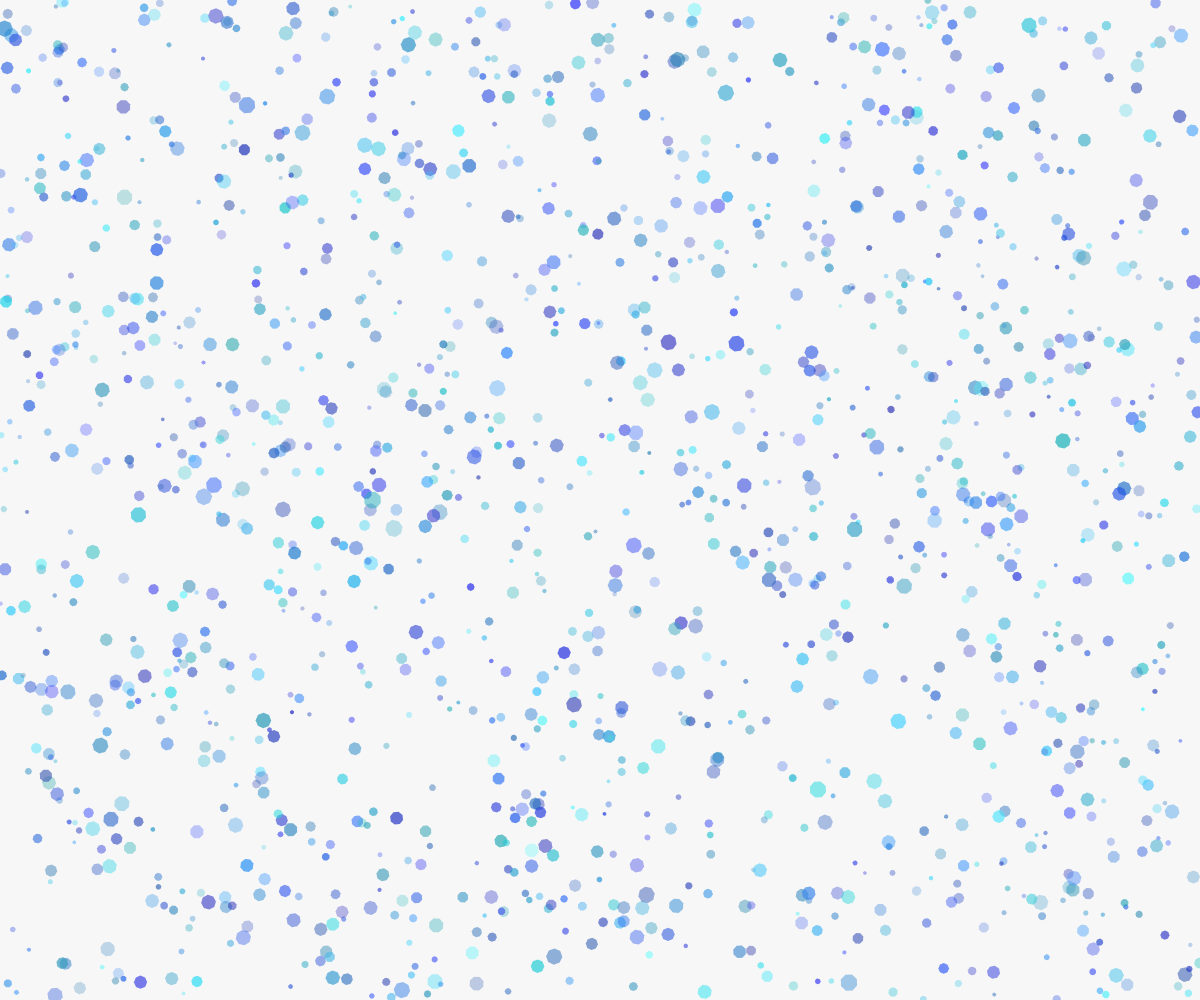
Frame 1 (no input)
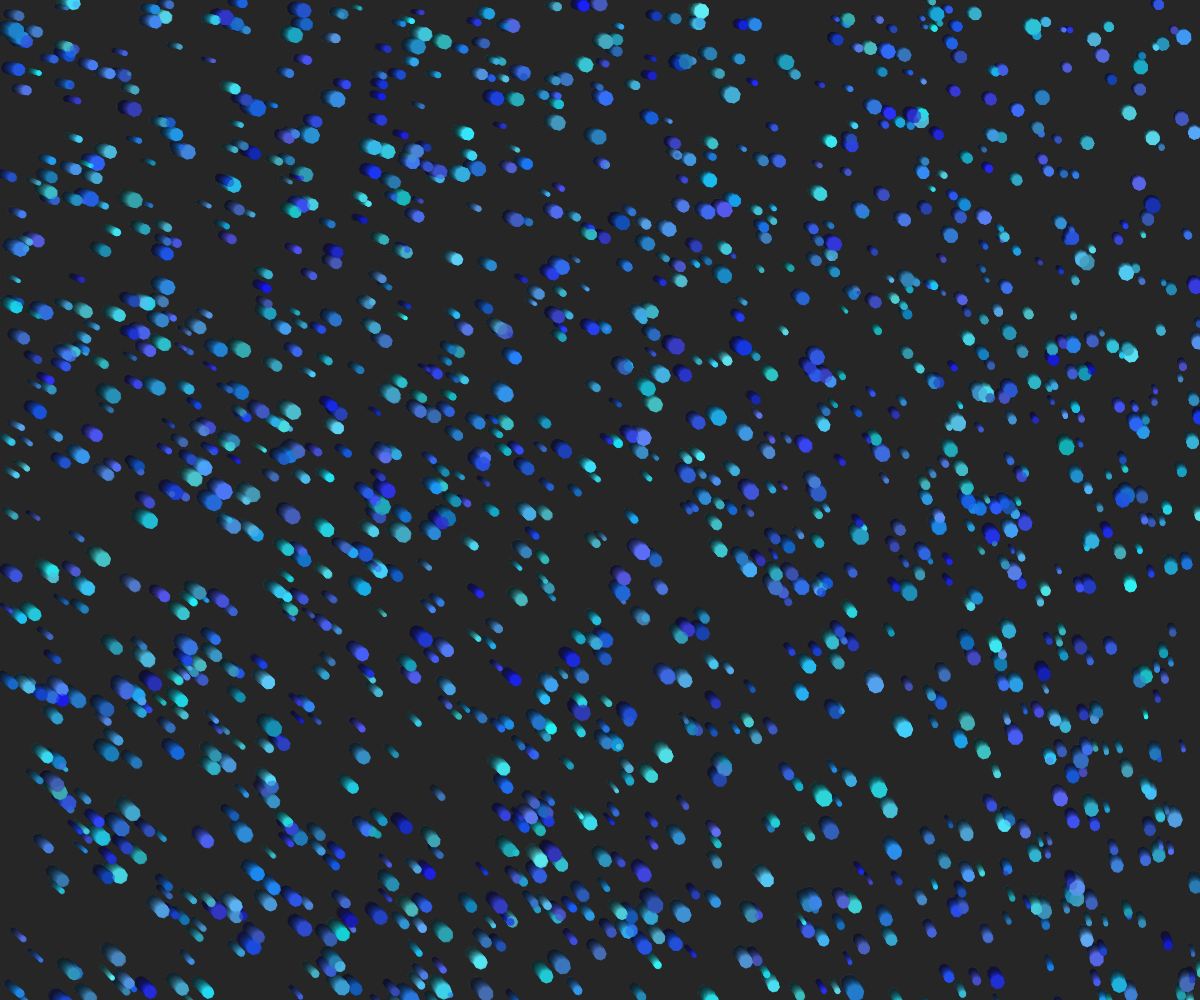
Frame 60 (no input)
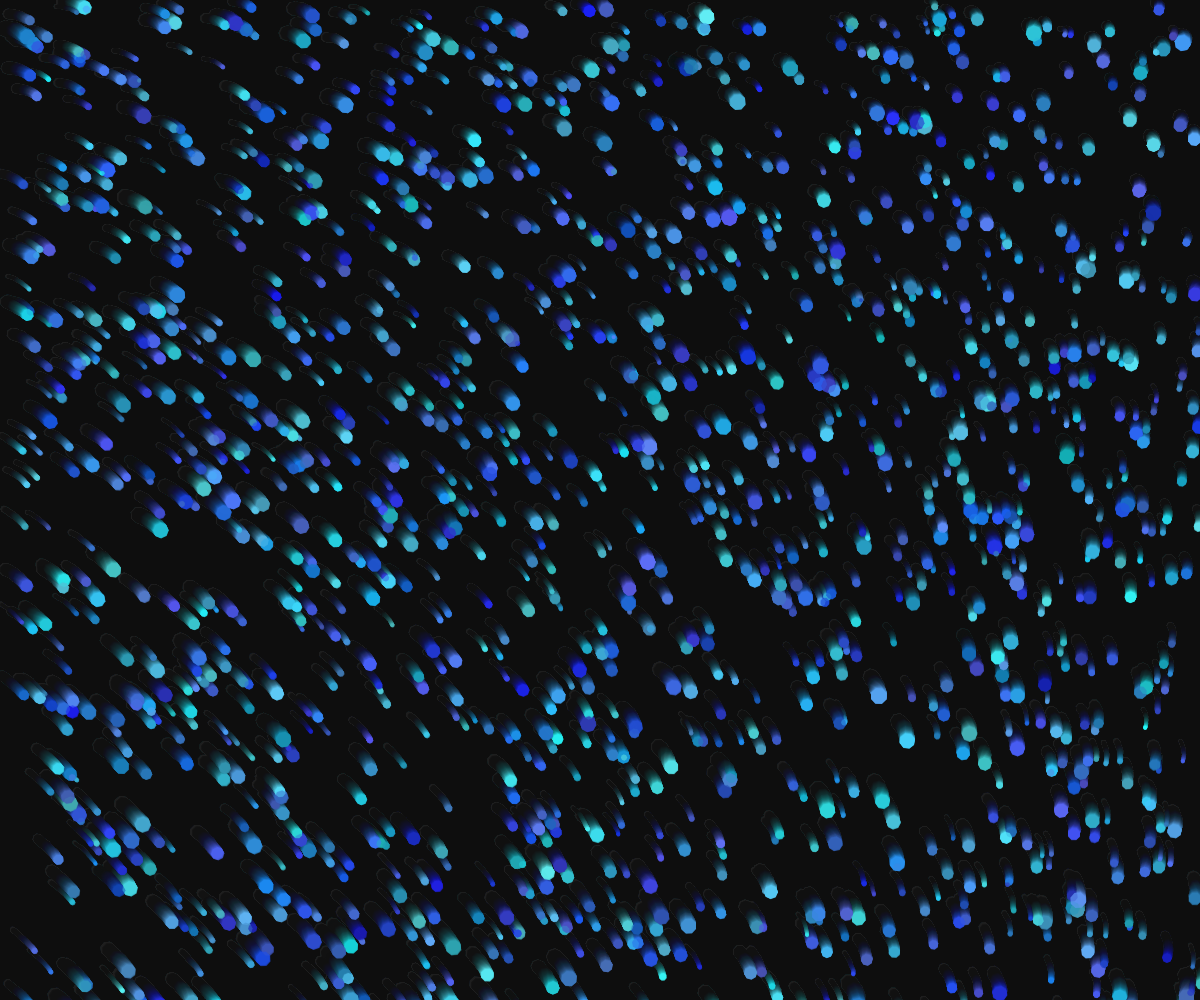
Frame 120 (the mouse pressed at the canvas centre since frame 60)

The p5.js sketch that drew these frames (run headless with seeded random() and noise() and a simulated clock; from frame 60 on, the mouse is pressed at the canvas centre):

// p5.js sketch
// ── sketch.js
let plankton = [];
const PLANKTON_COUNT = 1500;
let time = 0;

function setup() {
  createCanvas(windowWidth, windowHeight);
  colorMode(HSB, 360, 100, 100, 1);
  noStroke();
  
  // Initialize plankton with varied properties
  for (let i = 0; i < PLANKTON_COUNT; i++) {
    plankton.push({
      x: random(width),
      y: random(height),
      size: random(2, 8),
      speedX: 0,
      speedY: 0,
      hue: random(180, 240),
      saturation: random(60, 90),
      brightness: random(70, 100),
      opacity: random(0.3, 0.7),
      angle: random(TWO_PI),
      rotation: random(-0.02, 0.02),
      life: random(100)
    });
  }
}

function draw() {
  // Semi-transparent background for trail effect
  background(210, 50, 10, 0.03);
  
  time += 0.005;
  
  // Update and draw all plankton
  for (let i = 0; i < plankton.length; i++) {
    let p = plankton[i];
    
    // Apply slow circular current effect
    let currentX = cos(time + p.x * 0.001) * 0.2;
    let currentY = sin(time + p.y * 0.001) * 0.2;
    
    // Update position with current and slight random drift
    p.x += currentX + random(-0.1, 0.1);
    p.y += currentY + random(-0.1, 0.1);
    
    // Apply rotation
    p.angle += p.rotation;
    
    // Boundary wrapping - plankton wraps around edges
    if (p.x < -20) p.x = width + 20;
    if (p.x > width + 20) p.x = -20;
    if (p.y < -20) p.y = height + 20;
    if (p.y > height + 20) p.y = -20;
    
    // Draw plankton as glowing, semi-transparent shape
    push();
    translate(p.x, p.y);
    rotate(p.angle);
    
    fill(p.hue, p.saturation, p.brightness, p.opacity);
    
    // Draw as a soft, organic blob
    beginShape();
    let points = 8;
    for (let j = 0; j < points; j++) {
      let angle = map(j, 0, points, 0, TWO_PI);
      let px = cos(angle) * p.size * (0.8 + noise(p.x * 0.01, p.y * 0.01, time) * 0.4);
      let py = sin(angle) * p.size * (0.8 + noise(p.x * 0.01, p.y * 0.01, time) * 0.4);
      vertex(px, py);
    }
    endShape(CLOSE);
    
    pop();
  }
}

function windowResized() {
  resizeCanvas(windowWidth, windowHeight);
}
